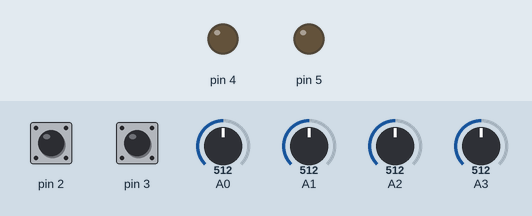
Bench run of a sketch on a simulated Arduino Uno, built with avr-gcc and run on an emulated ATmega328P. On the bench: output pins drawn as LEDs (lit = HIGH). Inputs (shaded band) come from the test bench; at power-on: pin 3 HIGH, pin 2 HIGH, A0 = 512, A1 = 512, A2 = 512, A3 = 512. No radio packets arrive unless stated.

Above: at 1.2 s.
1.3 s: pin 3 pulled LOW for 0.15 s
At 2.5 s:
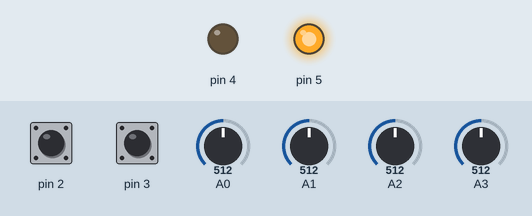
2.9 s: pin 2 pulled LOW for 0.15 s
At 3.4 s:
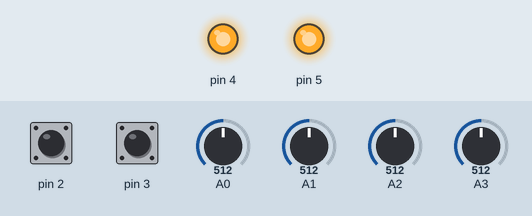
Timing chart, 0 to 5.9 s (numbered marks = the images above; inputs shaded):
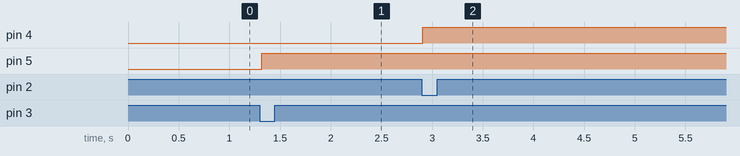

The sketch:

RC_CONTROLLER_V1.ino
```cpp
#include <SPI.h>
#include <nRF24L01.h>
#include <RF24.h>
#include "Functions.h"
#include "Thumbstick.h"
#include "StickValues.h"
#include "PinDefinitions.h"


Thumbstick s1(STICK_1_X,STICK_1_Y,STICK_1_S,STICK_1_C);
Thumbstick s2(STICK_2_X,STICK_2_Y,STICK_2_S,STICK_2_C);

RF24 radio(RF_CE, RF_CSN); // CE, CSN

const byte address[6] = "00001";


DATA_PACKET data;

void setup() {
  //Serial.begin(9600);

  // setup the sticks
  s1.setup();
  s2.setup();

  // setup the radio
  radio.begin();
  radio.openWritingPipe(address);
  radio.setPALevel(RF24_PA_MIN);
  radio.stopListening();
}

void loop() {
  if(s1.calibrated() && s2.calibrated()){
    data.stick1 = s1.getStickValues();
    data.stick2 = s2.getStickValues();
    radio.write(&data,sizeof(data));
  }
  delay(25);
}
```

Functions.cpp
```cpp
#include "Functions.h"

void setupRadio(RF24 radio, byte address[]){
  radio.begin();
  radio.openWritingPipe(address);
  radio.setPALevel(RF24_PA_MIN);
  radio.stopListening();
}

// void printData(DATA_PACKET data)
// {
//   Serial.print(data.x1);
//   Serial.print('\t');
//   Serial.print(data.y1);
//   Serial.print('\t');
//   Serial.print(data.s1);
//   Serial.print('\t');
//   Serial.print(data.x2);
//   Serial.print('\t');
//   Serial.print(data.y2);
//   Serial.print('\t');
//   Serial.println(data.s2);
// }
```

Functions.h
```cpp
#ifndef FUNCTIONS_H
#define FUNCTIONS_H
#include<RF24.h>
#include "StickValues.h"

struct DATA_PACKET {
  StickValues stick1;
  StickValues stick2;
};

void printData(DATA_PACKET data);
#endif
```

PinDefinitions.h
```cpp
#define STICK_1_X  A0
#define STICK_1_Y  A1
#define STICK_1_S  3
#define STICK_1_C 5

#define STICK_2_X  A2
#define STICK_2_Y  A3
#define STICK_2_S  2
#define STICK_2_C 4

#define RF_CSN  9
#define RF_CE  10
```

StickValues.h
```cpp
#ifndef STICK_VALUES_H
#define STICK_VALUES_H

struct StickValues {
    short xAxis;
    short yAxis;
    bool switchValue;
};
#endif
```

Thumbstick.cpp
```cpp
#include "Thumbstick.h"

Thumbstick::Thumbstick(byte xPin,byte yPin, byte switchPin, byte ledPin){
  this->xPin = xPin;
  this->yPin = yPin;
  this->switchPin = switchPin;
  this->ledPin = ledPin;
  init();
}

void Thumbstick::init()
{
  pinMode(xPin, INPUT);
  pinMode(yPin, INPUT);
  pinMode(switchPin, INPUT_PULLUP);
  pinMode(ledPin,OUTPUT);

}

void Thumbstick::setup()
{
  xTrim = getNormalizedInput(xPin) * -1;
  yTrim = getNormalizedInput(yPin) * -1;
  digitalWrite(ledPin,LOW);
}

bool Thumbstick::calibrated(){
  if(isCalibrated) return true;
  calibrate();
  return false;
}

void Thumbstick::calibrate(){
  int xValue = getTrimmedInput(xPin,xTrim);
  int yValue = getTrimmedInput(yPin,yTrim);
  if(xValue < xMin) xMin = xValue;
  if(xValue > xMax) xMax = xValue;
  if(yValue < yMin) yMin = yValue;
  if(yValue > yMax) yMax = yValue;
  if(getSwitch()){
    isCalibrated = true;
    digitalWrite(ledPin,HIGH);
  }
}

int Thumbstick::getNormalizedInput(byte pin)
{
  return analogRead(pin) - 512;
}

int Thumbstick::getTrimmedInput(byte pin, int trim){
  int value =  getNormalizedInput(pin) + trim;
  return applyDeadzone(value);
}

int Thumbstick::applyDeadzone(int value){
  if (value >= -2 && value <= 2) value = 0;
  return value;
}

int Thumbstick::getCalibratedInput(byte pin, int trim, int axisMin, int axisMax){
  if(!calibrated()) return 0;
  int value = getTrimmedInput(pin, trim);
  int calibratedValue =  map(value,axisMin,axisMax, -1 * calibratedRange, calibratedRange);
  return applyDeadzone(calibratedValue);
}

bool Thumbstick::getSwitch()
{
  return ! digitalRead(switchPin);
}

int Thumbstick::getX()
{
  int value = getCalibratedInput(xPin,xTrim,xMin,xMax);
  if(xInverted) return value * -1;
  return value;
}

int Thumbstick::getY()
{
  int value = getCalibratedInput(yPin,yTrim,yMin,yMax);
  if(yInverted) return value * -1;
  return value;
}

StickValues Thumbstick::getStickValues(){
   return { (short) getX(), (short) getY(),  getSwitch()};
}

void Thumbstick::setXInverted(bool inverted)
{
  this->xInverted = inverted;
}

void Thumbstick::setYInverted(bool inverted)
{
  this->yInverted = inverted;
}
```

Thumbstick.h
```cpp
#ifndef THUMBSTICK_H
#define THUMBSTICK_H

#include <Arduino.h>
#include "StickValues.h"

class Thumbstick{

  private:
    byte xPin;
    byte yPin;
    byte switchPin;
    byte ledPin;
    int xTrim = 0;
    int yTrim = 0;
    bool yInverted = false;
    bool xInverted = false;
    int xMin = 0;
    int xMax = 0;
    int yMin = 0;
    int yMax = 0;
    bool isCalibrated = false;
    const static int calibratedRange = 100;
    int getNormalizedInput(byte pin);
    int getTrimmedInput(byte pin, int trim);
    int applyDeadzone(int value);
    int getCalibratedInput(byte pin, int trim, int axisMin, int axisMax);
    void calibrate();


  public:
    Thumbstick(byte xPin,byte yPin, byte switchPin, byte ledPin);
    void init();
    void setup();
    //void setTrim(int x, int y);
    int getX();
    int getY();
    bool getSwitch();
    void setYInverted(bool inverted);
    void setXInverted(bool inverted);
    bool calibrated();
    StickValues getStickValues();
};
#endif
```

Measured:
- after the input at 1.3 s, pin 5: LOW → HIGH at once
- after the input at 2.9 s, pin 4: LOW → HIGH at once
